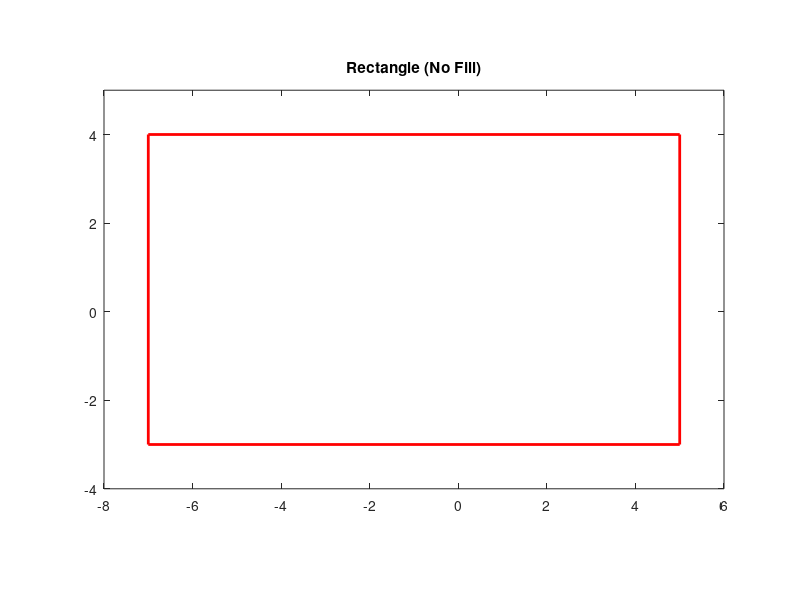

The MATLAB source for this figure:
## -*- texinfo -*-
## @deftypefn {Script File} {} p3-5a
##
## Plot a rectangle with no fill and red outline
##
## @end deftypefn

graphics_toolkit('qt');

x = [5, -7, -7, 5, 5];
y = [4, 4, -3, -3, 4];

plot(x, y, 'r-', 'LineWidth', 2);
axis equal;
axis([-8, 6, -4, 5]);
title('Rectangle (No Fill)');
print -dpng 'p3-5a_output.png';
printf('Success! Check p3-5a_output.png\n');
